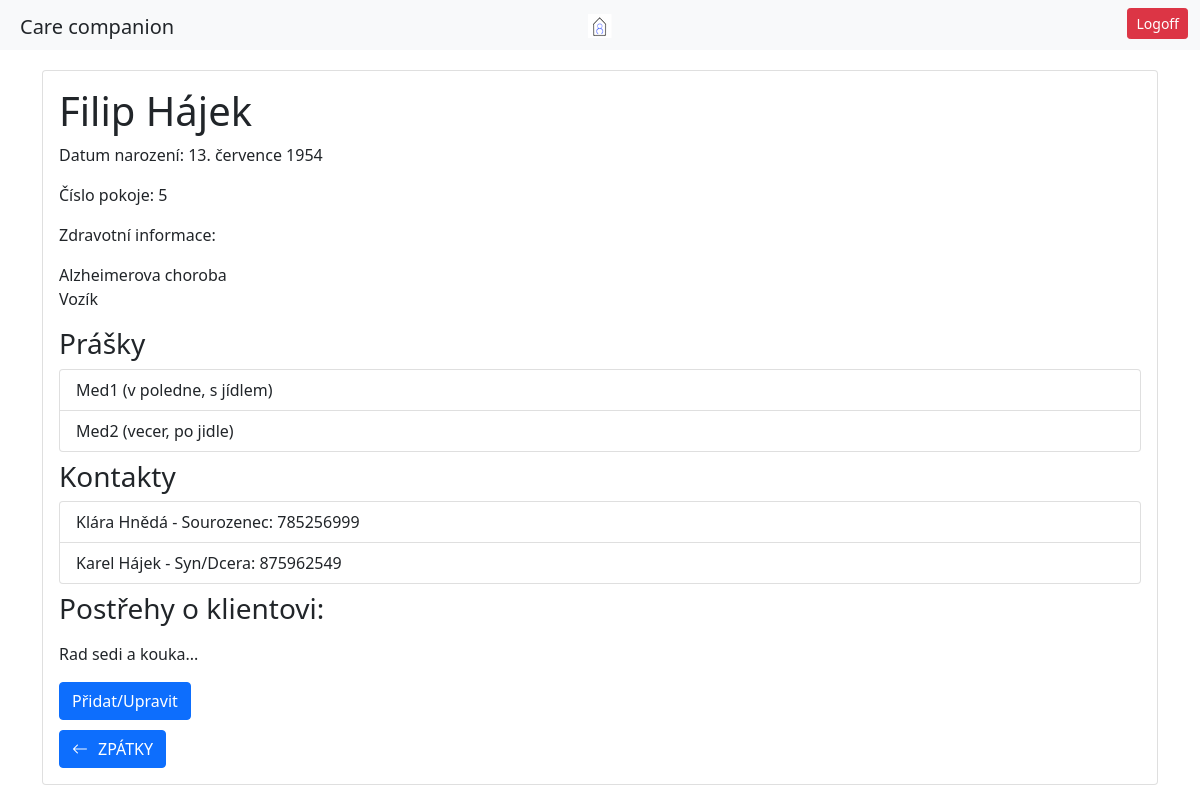
Screenshot of /opatrovnik/karty-klientu/Filip-Hájek/ (signed in) with the database file from the repository.
### patient/models.py (models this page shows)
class Patient(models.Model):
    user = models.OneToOneField(User, on_delete=models.CASCADE, default='', related_name='patient_profile')
    date_of_admission = models.DateField()
    room_number = models.IntegerField()
    birthday = models.DateField()
    health_info = models.TextField()
    observations = models.TextField(blank=True, null=True)
    objects = models.Manager()
    class ContactManager(models.Manager):
        def create_contact(self, patient, relationship, name, phone_number):
            return self.create(patient=patient, relationship=relationship, name=name, phone_number=phone_number)
    class MedicationIntakeManager(models.Manager):
        def create_medication(self, patient, medication, when, how):
            return self.create(patient=patient, medication=medication, when=when, how=how)
    medications = MedicationIntakeManager()
    contacts = ContactManager()
    class ActivityManager(models.Manager):
        def create_activity(self, patient, date, time, description):
            return self.create(patient=patient, date=date, time=time, description=description)
    activities = ActivityManager()
    @property
    def first_name(self):
        return self.user.first_name
    @property
    def last_name(self):
        return self.user.last_name

class MedicationIntake(models.Model):
    medication = models.CharField(max_length=50)
    WHEN_CHOICES = (
        ('rano', 'Ráno'),
        ('v poledne', 'V poledne'),
        ('vecer', 'Večer'),
        ('v noci', 'V noci'),
        ('jine', 'Jiné'),
    )
    when = models.CharField(max_length=20, choices=WHEN_CHOICES)
    HOW_CHOICES = (
        ('pred jidlem', 'Před jídlem'),
        ('s jídlem', 'S jídlem'),
        ('po jidle', 'Po jídle'),
        ('jine', 'Jiné'),
    )
    how = models.CharField(max_length=20, choices=HOW_CHOICES)
    patient = models.ForeignKey(Patient, on_delete=models.CASCADE)

class Contact(models.Model):
    RELATIONSHIP_CHOICES = (
        ('syn/dcera', 'Syn/Dcera'),
        ('pritel/kyne', 'Přítel/kyně'),
        ('sourozenec', 'Sourozenec'),
        ('rodic', 'Rodič'),
        ('manzel/ka', 'Manžel/ka'),
        ('jini pribuzni', 'Jiní příbuzní'),
        ('jine', 'Jiné'),
    )
    relationship = models.CharField(max_length=20, choices=RELATIONSHIP_CHOICES)
    name = models.CharField(max_length=25)
    phone_number = models.IntegerField(null=True)
    patient = models.ForeignKey(Patient, on_delete=models.CASCADE)

### caregiver/decorators.py (the view)
    def _wrapped_view(request, *args, **kwargs):
        if request.user.is_authenticated:
            groups = request.user.groups.values_list('name', flat=True)
            if 'Caregivers' in groups:
                return view_func(request, *args, **kwargs)
        messages.success(request, 'Pro přístup do aplikace se přihlašte.')
        return redirect('login_user')

### caregiver/views.py (called while the page is built)
@caregiver_required
def patient_info(request, full_name_of_patient):
    first_name, last_name = full_name_of_patient.split('-')
    patient = Patient.objects.get(user__first_name=first_name, user__last_name=last_name)
    form = ObservationForm(request.POST or None, instance=patient)
    if form.is_valid():
        form.save()
        return redirect('patient_info', full_name_of_patient)
    return render(request, 'patient_info.html', {'patient': patient, 'form': form})

### caregiver/templates/patient_info.html (shortened to what this page needs)
{% extends 'base_caregiver.html' %}
{% load static %}
{% block navbar %}
     <a href="{% url 'index_caregiver' %}"><img src="{% static 'CareLogo.png' %}" alt="Italian Trulli"></a>
{% endblock %}
{% block content %}
<div class="container">
    <div class="card">
        <div class="card-body">
            <h1 class="card-title">{{ patient.first_name }} {{ patient.last_name }}</h1>
            <p class="card-text">Datum narození: {{ patient.birthday }}</p>
            <p class="card-text">Číslo pokoje: {{ patient.room_number }}</p>
            <p class="card-text">Zdravotní informace: {{ patient.health_info|linebreaks }}</p>
            <h3>Prášky</h3>
            <ul class="list-group">
                {% for medication_intake in patient.medicationintake_set.all %}
                    <li class="list-group-item">{{ medication_intake.medication }} ({{ medication_intake.when }}, {{ medication_intake.how }})</li>
                {% endfor %}
            </ul>
            <h3 class="pt-2">Kontakty</h3>
            <ul class="list-group">
                {% for contact in patient.contact_set.all %}
                    <li class="list-group-item">{{ contact.name }} - {{ contact.get_relationship_display }}: {{ contact.phone_number }}</li>
                {% endfor %}
            </ul>
            <h3 class="pt-2">Postřehy o klientovi:</h3>
            {% if not form.instance.observations %}
                <div id="current-observations" style="display: none;">
            {% else %}
                <div id="current-observations">
            {% endif %}
                <p>{{ patient.observations|linebreaks }}</p>
            </div>
            <button id="edit-observations" class="btn btn-primary" style="margin-top: 0px; margin-bottom: 10px">Přidat/Upravit</button>
            <br>
            <div class="container-fluid text-start">
                <a href="{% url 'patient_schedules' %}" class="btn btn-primary"><i class="bi bi-arrow-left" style="margin-right: 10px;"></i>ZPÁTKY</a>
            </div>
        </div>
    </div>
</div>
</div>
{% endblock %}

### static/caregiver/caregiver.css (style rules this page uses)
.container-fluid { padding-left: 0; padding-right: 0; }
div .card { margin-top: 20px; }

### rows the page displays
Patient: first_name "Filip", last_name "Hájek", birthday "13. července 1954", room_number "5", health_info "Alzheimerova choroba Vozík", observations "Rad sedi a kouka..."
MedicationIntake: medication "Med1", when "v poledne", how "s jídlem"
MedicationIntake: medication "Med2", when "vecer", how "po jidle"
Contact: name "Klára Hnědá", relationship "Sourozenec", phone_number "785256999"
Contact: name "Karel Hájek", relationship "Syn/Dcera", phone_number "875962549"
